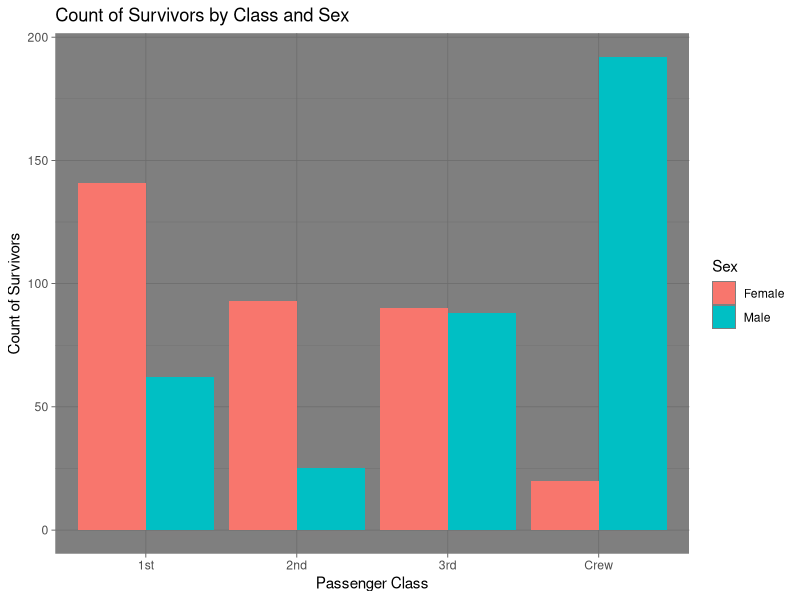
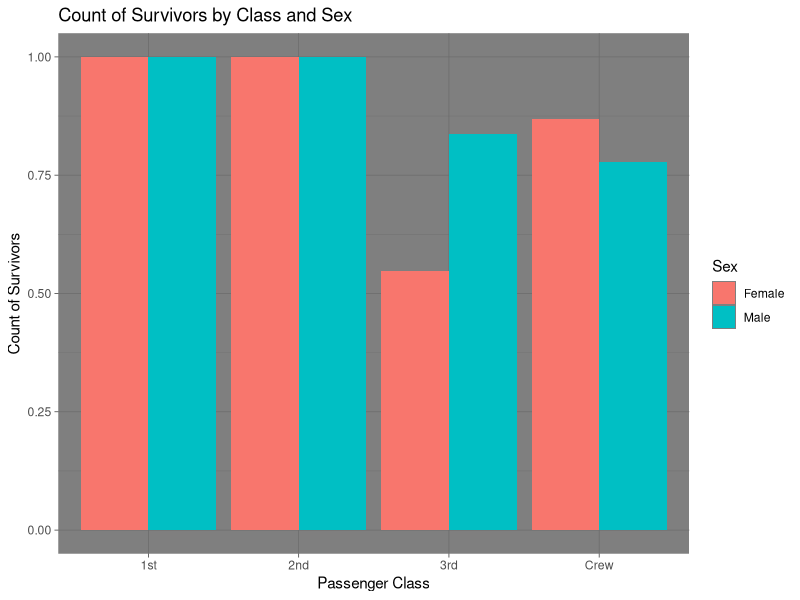
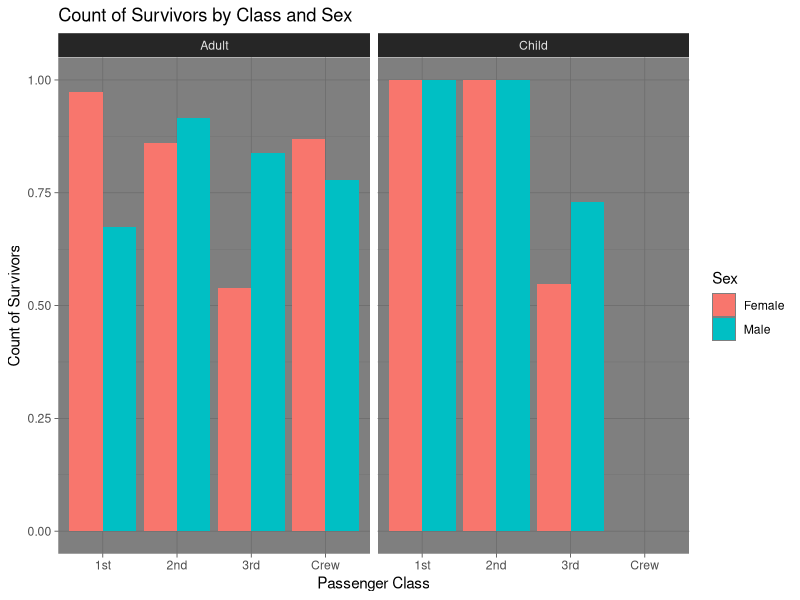

The R source for these figures, in order:
## ---- chunk 1
library(tidyverse)

df_titanic <- as_tibble(Titanic)
## ---- chunk 2
## TASK: Perform a `glimpse` of df_titanic
glimpse(df_titanic)
## ---- chunk 3
## NOTE: No need to edit! We'll cover how to
## do this calculation in a later exercise.
df_titanic %>% summarize(total = sum(n))
## ---- chunk 4
## TASK: Visualize counts against `Class` and `Sex`

df_titanic <- as_tibble(Titanic)
df_survivors <- df_titanic %>%
  group_by(Class, Sex) %>%
  filter(Survived == "Yes") %>%
  summarise(tt = sum(n))

df_survivors %>% ggplot(aes(x = Class, y = tt, fill = Sex)) +
  geom_bar(stat = "identity", position = "dodge") +
  ggtitle("Count of Survivors by Class and Sex") +
  xlab("Passenger Class") +
  ylab("Count of Survivors") +
  theme_dark()
## ---- chunk 5
## NOTE: No need to edit! We'll cover how to
## do this calculation in a later exercise.
df_prop <-
  df_titanic %>%
  group_by(Class, Sex, Age) %>%
  mutate(
    Total = sum(n),
    Prop = n / Total
  ) %>%
  ungroup()
df_prop
## ---- chunk 6


df_prop %>% ggplot(aes(x = Class, y = Prop, fill = Sex, )) +
  geom_bar(stat = "identity", position = "dodge") +
  ggtitle("Count of Survivors by Class and Sex") +
  xlab("Passenger Class") +
  ylab("Count of Survivors") + 
  theme_dark()
## ---- chunk 7


df_prop %>% ggplot(aes(x = Class, y = Prop, fill = Sex),  color = "black") +
  geom_bar(stat = "identity", position = "dodge") +
  facet_wrap(~Age) +
  ggtitle("Count of Survivors by Class and Sex") +
  xlab("Passenger Class") +
  ylab("Count of Survivors") +
  theme_dark()
